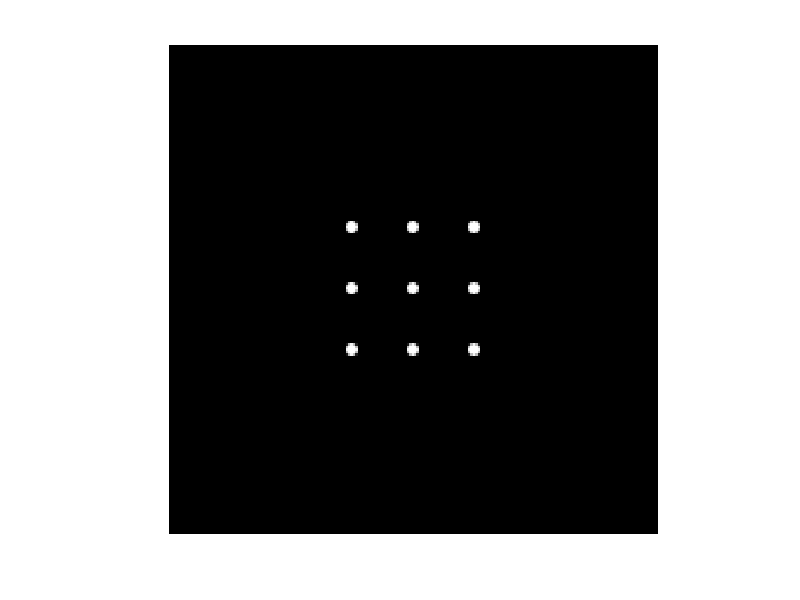

Write the MATLAB code that produced this figure.
%% ray-tracing for an ideal lens

% declare point sources in world space.  The camera is usually at [0 0 0],
% and pointing towards -z.  We are using a right-handed coordinate system.
pointSources = [0 0 -100;
                0 50 -100;
                0 -50 -100;
                50 0 -100;
                50 50 -100;
                50 -50 -100;
                -50 0 -100;
                -50 50 -100;
                -50 -50 -100;];
 

%sensor properties
sensor.size = [24 24]; %in mm
sensor.position = [0 0 50]; 
sensor.resolution = [200 200];
sensor.image = zeros(sensor.resolution);
sensor.focalLength = 50; %in mm

apertureRadius =5; % in mm

% this position should NOT change
lensCenterPosition = [0 0 0];

%loop through all point sources
for curInd = 1:size(pointSources, 1);
    
    curPointSource = pointSources(curInd, :);
    
    %trace ray from point source to lens center, to image.  This helps
    %determine the point of focus
    centerRay.origin = curPointSource;
    centerRay.direction = lensCenterPosition - centerRay.origin;
    centerRay.direction = centerRay.direction./norm(centerRay.direction);
    
    %calculate the in-focus position using thin lens equation
    inFocusDistance = 1/(1/sensor.focalLength - -1/curPointSource(3));
    inFocusT = (inFocusDistance - centerRay.origin(3))/centerRay.direction(3);
    inFocusPosition = centerRay.origin + inFocusT .* centerRay.direction;
    

    %loop through aperture positions and uniformly sample the aperture
    %everything is done in vector form for speed
    [apertureSample.X, apertureSample.Y] = meshgrid(linspace(-1, 1, 90),linspace(-1, 1, 90)); %adjust this if needed
    
    %assume a circular aperture, and make a mask that is 1 when the pixel
    %is within a circle of radius .5
    apertureMask = (apertureSample.X.^2 + apertureSample.Y.^2) <= 1;
    
    scaledApertureSample.X = apertureSample.X .* apertureRadius; 
    scaledApertureSample.Y = apertureSample.Y .* apertureRadius; 
    
    %remove cropped sections of aperture
    croppedApertureSample.X =  scaledApertureSample.X;
    croppedApertureSample.X(apertureMask == 0) = [];
    croppedApertureSample.X = croppedApertureSample.X';
    croppedApertureSample.Y =  scaledApertureSample.Y;
    croppedApertureSample.Y(apertureMask == 0) = [];
    croppedApertureSample.Y = croppedApertureSample.Y';
    
    %calculate the origin and direction of the rays
    rays.origin = repmat(curPointSource, [size(croppedApertureSample.Y(:), 1) 1] );   %the new origin will just be the position of the current light source
    rays.direction = [(croppedApertureSample.X(:) -  rays.origin(:,1)) (croppedApertureSample.Y(:) -  rays.origin(:,2)) (lensCenterPosition(3) - rays.origin (:,3)) .* ones(size(croppedApertureSample.Y(:)))];
    rays.direction = rays.direction./repmat( sqrt(rays.direction(:, 1).^2 + rays.direction(:, 2).^2 + rays.direction(:,3).^2), [1 3]); %normalize direction
       
    %when intersecting ideal lens, change the direction to intersect the
    %inFocusPosition, and update the origin
    lensIntersectT = (lensCenterPosition(3) - rays.origin(:,3))./ rays.direction(:,3);
    lensIntersectPosition = rays.origin +  repmat(lensIntersectT, [1 3]) .* rays.direction;
    %calculate new direction
    newRays.origin = lensIntersectPosition;
    newRays.direction = repmat(inFocusPosition , [size(newRays.origin,1) 1 ]) - newRays.origin;
    
    %calculate intersection point at sensor
    intersectZ = repmat(sensor.position(3), [size(newRays.origin, 1) 1]);
    intersectT = (intersectZ - newRays.origin(:, 3))./newRays.direction(:, 3);
    
    intersectPosition = newRays.origin + newRays.direction .* repmat(intersectT, [1 3]);
    imagePixel = [intersectPosition(:,2) intersectPosition(:, 1)]; 
    imagePixel = round(imagePixel + repmat( sensor.resolution./2, [size(imagePixel,1) 1]));
    
    %make sure imagePixel is in range;
    imagePixel(imagePixel < 1) = 1;
    imagePixel = min(imagePixel, repmat(sensor.resolution, [size(imagePixel,1) 1]));
    
    %add a value to the intersection position
    for i = 1:size(croppedApertureSample.Y(:))
        sensor.image(imagePixel(i,1), imagePixel(i,2)) =  sensor.image(imagePixel(i,1), imagePixel(i,2)) + 1;  %sensor.image(imagePixel(:,1), imagePixel(:,2)) + 1;
    end
end

figure; imshow(sensor.image/ max(sensor.image(:)));
